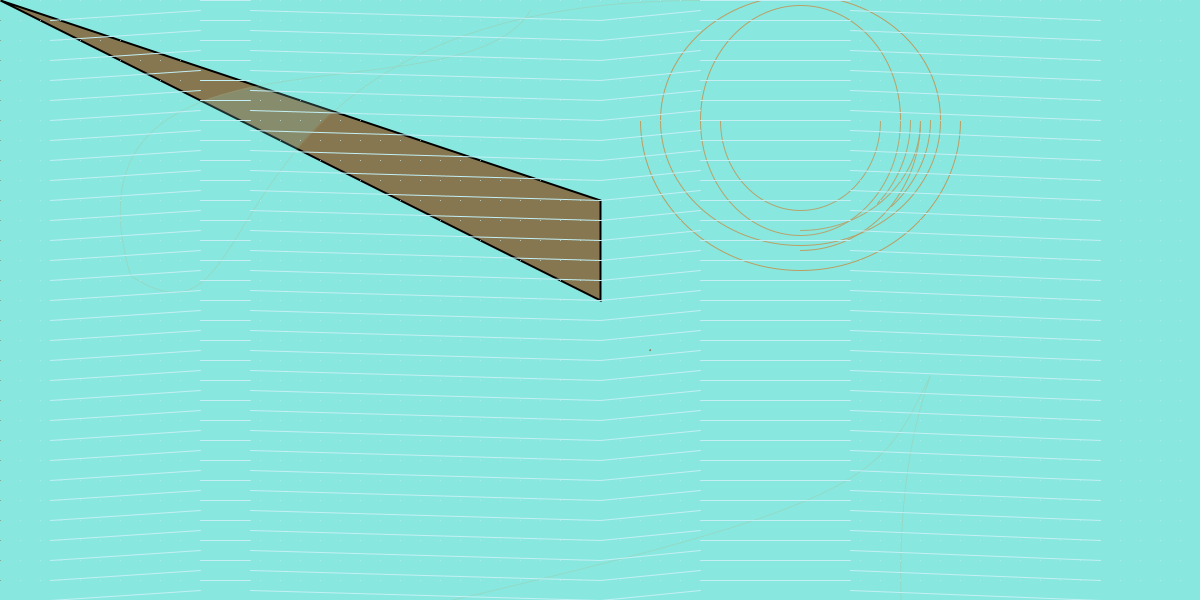
Frame 1 (no input)
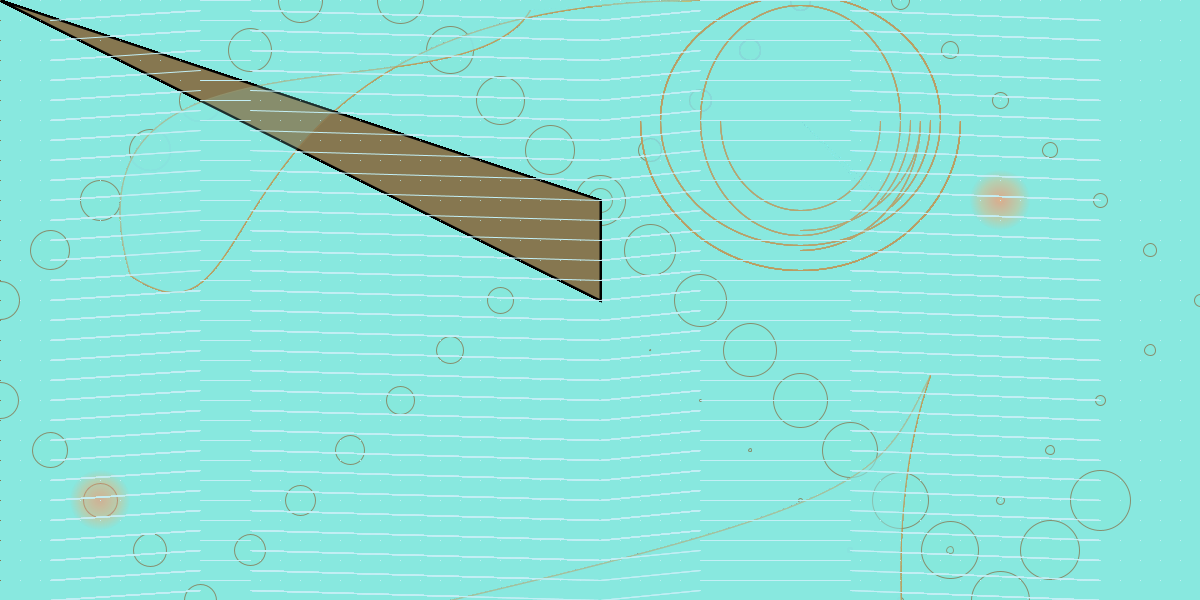
Frame 60 (the mouse pressed at the canvas centre just before this capture)
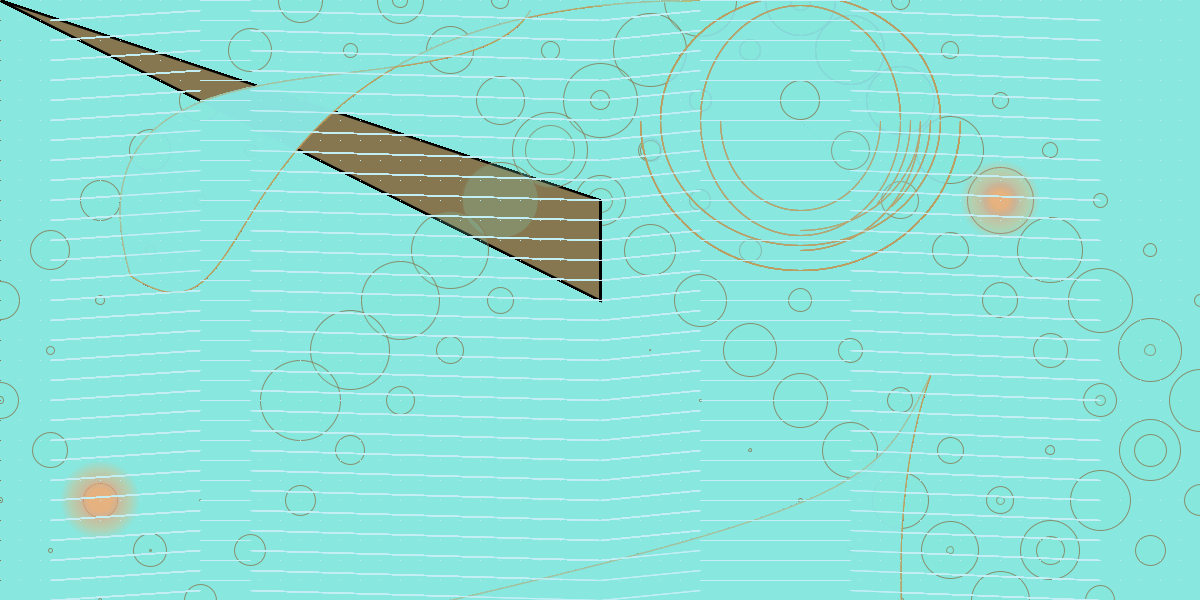
Frame 120 (the mouse held since frame 60 and released just before this capture)

The Processing sketch that drew these frames (run headless with seeded random() and noise(); from frame 60 on, the mouse is pressed at the canvas centre):

// Processing sketch: processing_73125
// ── processing_73125.pde

//Danielle Lehmann

//Introduction to Digital Media Fall 2012 - Assignment 01B

//Section A

//9.11.12


float randomDiameter = 0;
float strokeGray = 0;

int value = 0;

float xPos;
float yPos;
float xVel;
float yVel;

void setup() {

  size(1200, 600);
  background(136, 232, 223);

  xPos = width/2;
  yPos = height/2;
  xVel = 50;
  yVel = 50;
}

void draw() {

   if (randomDiameter <80) {
    randomDiameter++;
   }
  else {
    randomDiameter = 0;
   }

  //rect(mouseX, mouseY, randomDiameter, randomDiameter);

  fill(134, 119, 80);
  strokeWeight(2);
  stroke(0);
  triangle(mouseX,mouseY,600,300,600,200);

  stroke(188, 156, 97, 15);
  fill(255, 167, 85, 5);
  noStroke();
  ellipse(1000, 200, randomDiameter, randomDiameter);
  ellipse(100, 500, randomDiameter, randomDiameter);

  int value = 0;

  stroke(188, 156, 97);
  strokeWeight(1);
  fill(136, 232, 223, 10);
  float x = 800;
  float y = height/5;
  float d = width * 0.2;
  arc(x, y, d, d-20, 0, HALF_PI);
  arc(x, y, d-20, d-5, 0, QUARTER_PI);
  arc(x, y, d-40, d-10, 0, TWO_PI);
  arc(x, y, d-80, d-60, 0, PI);
  arc(x, y, d, d+20, 0, HALF_PI);
  arc(x, y, d+20, d+5, 0, QUARTER_PI);
  arc(x, y, d+40, d+10, 0, TWO_PI);
  arc(x, y, d+80, d+60, 0, PI);

  stroke(188, 156, 97, 50);
  strokeWeight(1);
  fill(136, 232, 223, 50);
  beginShape();
  vertex(450, 600);
  bezierVertex(880, 500, 880, 475, 930, 375);
  bezierVertex(850, 600, 960, 925, 930, 810);
  endShape();
  beginShape();
  vertex(700, 0);
  bezierVertex(180, 0, 280, 375, 130, 275);
  bezierVertex(50, 0, 460, 125, 530, 10);
  endShape();

  stroke(134, 119, 80, 300);
  strokeWeight(5);
  fill(129, 232, 207, 90);
  smooth();

  //randomDiameter = random(10, 100);

  xPos = xPos + xVel;
  yPos = yPos + yVel;
  stroke(134, 119, 80, 200);
  strokeWeight(1);
  fill(129, 232, 207, 50);
  ellipse(xPos, yPos, randomDiameter, randomDiameter);
  if(yPos + 40 > height || yPos < 0) {
   yVel = yVel * -1;
  }
  if(xPos + 40 > width || xPos < 0) {
   xVel = xVel * -1;
  }

  //beginShape();
  //vertex(30, 20);
  //bezierVertex(180, 0, 180, 175, 130, 175);
  //bezierVertex(150, 0, 160, 125, 130, 10);
  //endShape();

  //beginShape();
  //vertex(300, 200);
  //bezierVertex(800, 100, 800, 750, 300, 750);
  //bezierVertex(500, 900, 600, 250, 300, 200);
  //endShape();

  //beginShape();
  //vertex(300, 200);
  //bezierVertex(500, 900, 600, 400, 300, 600);
  //bezierVertex(200, 100, 900, 750, 300, 750);
  //endShape();

  //beginShape();
  //vertex(800, 500);
  //bezierVertex(180, 0, 280, 375, 630, 275);
  //bezierVertex(590, 0, 460, 890, 530, 1900);
  //endShape();



  for (int i = 0; i < 1200; i = i+20) {
    for (int j = 0; j < 600; j = j+20) {
      point(i, j);
    }
    stroke(195, 239, 245);
    line(850, i+10, 1100, i+20);
    line(600, i+20, 700, i+10);
    line(250, i+10, 600, i+20);
    line(200, i, 250, i);
    line(700, i, 850, i);
    line(50, i+20, 200, i+10);

    //translate(width/4, height/4);
    //shearY(PI/4.0);
    //rect(100, 100, 100, 100);
    //rect(40, 40, 0, 0);
  }
}



void keyPressed() {
  if (key == 's') {
    save("1daniellelehmann.png");
  }
}
